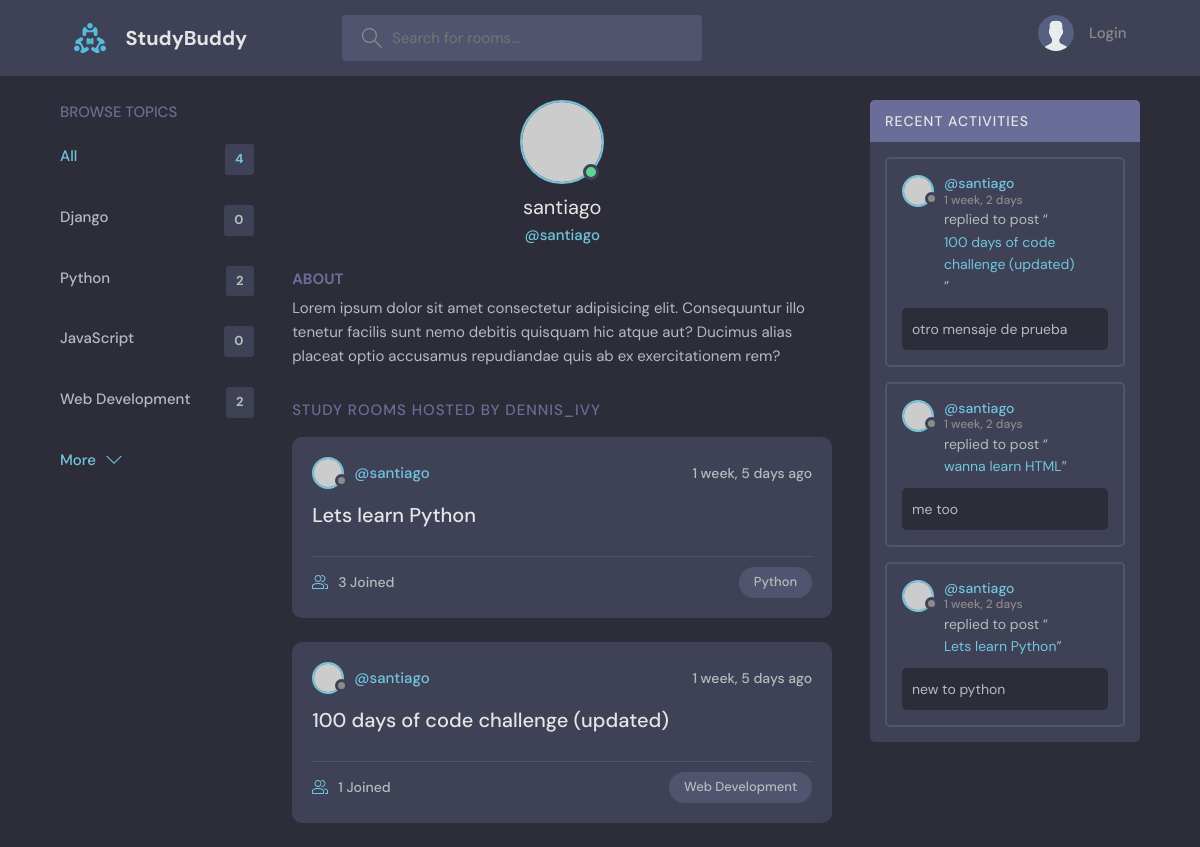
The page /profile/1 on the database as committed earlier.
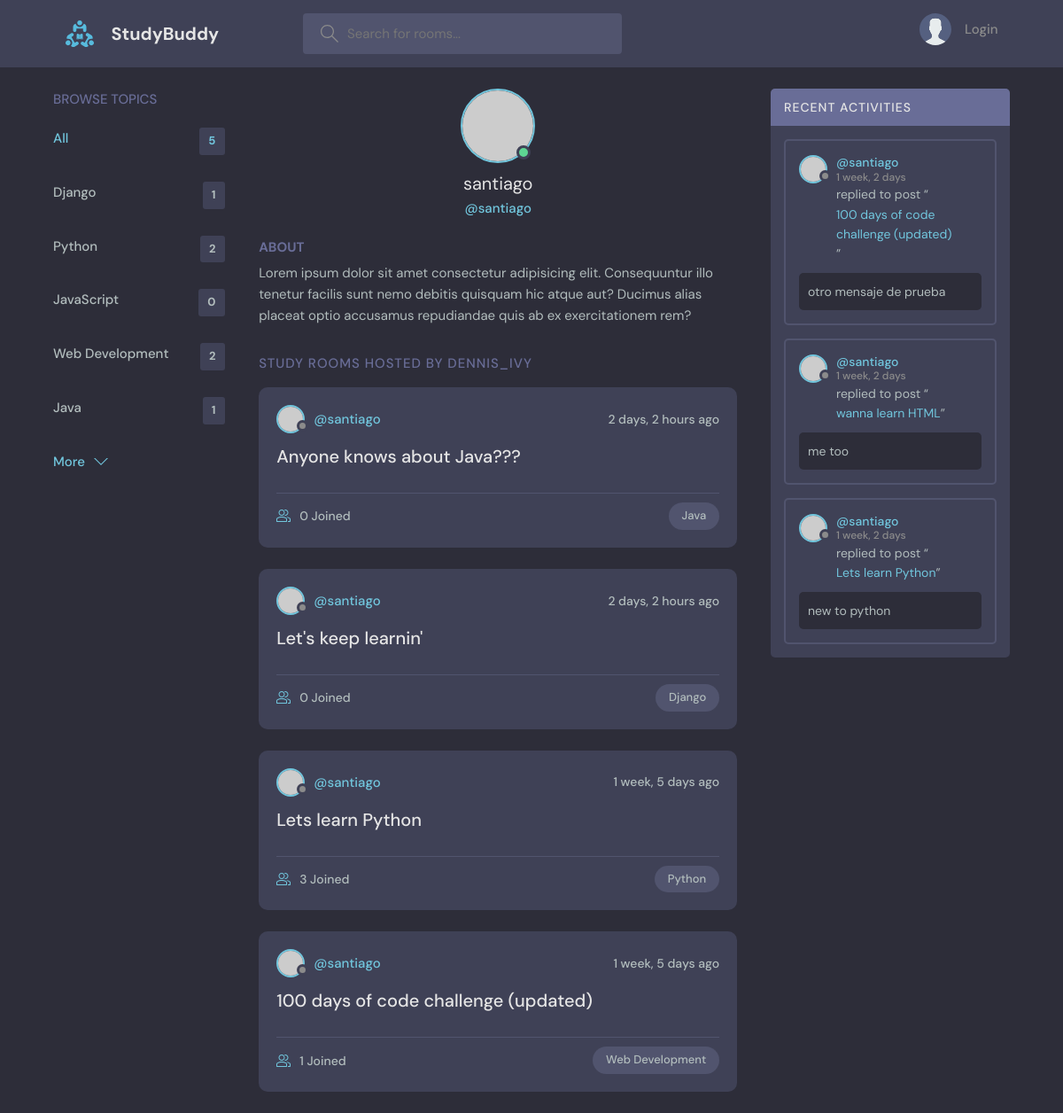
The same page on the database as committed later.
### base/models.py (models this page shows, shortened)
class Topic(models.Model):
    name = models.CharField(max_length=200)

class Room(models.Model): #hijo de Topic
    host = models.ForeignKey(User, on_delete=models.SET_NULL, null=True)
    topic = models.ForeignKey(Topic, on_delete=models.SET_NULL, null=True)
    name = models.CharField(max_length=200,default='')
    description = models.TextField(null=True, blank=True)
    participants = models.ManyToManyField(User, related_name='participants',blank=True) #se usa related_name porque User ya esta usado en la linea host
    updated = models.DateTimeField(auto_now=True)
    created = models.DateTimeField(auto_now_add=True) # a diferencia de auto_now, cuando se guarda sólo queda la fecha de creacion
    class Meta: # esto es para darle orden a los posteos de create_room
        ordering = ['-updated','-created'] # el - es para reversed
    def __str__(self):
        return self.name

class Message(models.Model):
    user = models.ForeignKey(User, on_delete=models.CASCADE,)
    room = models.ForeignKey(Room, on_delete=models.CASCADE) # cuando borro la DB Room, tmb borra los models hijos (CASCADE)
    body = models.TextField()
    updated = models.DateTimeField(auto_now=True)
    created = models.DateTimeField(auto_now_add=True)
    class Meta: # esto es para darle orden a los posteos de create_room
        ordering = ['-updated','-created'] # el - es para reversed

### base/views.py (the view)
# urls.py: path('profile/<str:pk>',views.user_profile, name='user-profile'),
def user_profile(request,pk):
    user = User.objects.get(id=pk)
    rooms = user.room_set.all()
    room_messages = user.message_set.all()
    topics = Topic.objects.all()
    context={'user':user,'rooms':rooms,
            'room_messages':room_messages,'topics':topics}
    return render(request,'base/profile.html',context)

### base/templates/base/profile.html (shortened to what this page needs)
{% extends 'main.html' %}
{% block content %}
  <main class="profile-page layout layout--3">
    <div class="container">
      {% include 'base/topics_component.html' %}
      <div class="roomList">
        <div class="profile">
          <div class="profile__avatar">
            <div class="avatar avatar--large active">
              <img src="https://randomuser.me/api/portraits/men/11.jpg" />
            </div>
          </div>
          <div class="profile__info">
            <h3>{{user.username}}</h3>
            <p>@{{user.username}}</p>
          </div>
          <div class="profile__about">
            <h3>About</h3>
            <p>
              Lorem ipsum dolor sit amet consectetur adipisicing elit. Consequuntur illo tenetur
              facilis sunt nemo debitis quisquam hic atque aut? Ducimus alias placeat optio
              accusamus repudiandae quis ab ex exercitationem rem?
            </p>
          </div>
        </div>
        <div class="roomList__header">
          <div>
            <h2>Study Rooms Hosted by dennis_ivy</a>
            </h2>
          </div>
        </div>
        {% include 'base/feed_component.html' %}
      </div>
      {% include 'base/activity_component.html' %}
    </div>
  </main>
{% endblock %}

### templates/main.html (shortened to what this page needs)
<!DOCTYPE html>
{% load static %}
<html lang="en">
  <head>
    <link rel="stylesheet" href='{% static "styles/style.css" %}'/>
  </head>
  <body>
    {% include 'navbar.html' %}
    {% block content %}{% endblock %}
  </body>
</html>

### templates/navbar.html (shortened to what this page needs)
{% load static %}
<header class="header header--loggedIn">
    <div class="container">
      <a href="{% url 'home' %}" class="header__logo">
        <img src="{% static 'images/logo.svg' %}" />
        <h1>StudyBuddy</h1>
      </a>
      <form class="header__search" method="GET" action="{% url 'home' %}">
        <label>
          <input name="q" placeholder="Search for rooms..." />
        </label>
      </form>
      <nav class="header__menu">
        {% if request.user.is_authenticated %}
        <div class="header__user">
          <a href="{% url 'update-user' %}">
            <div class="avatar avatar--medium active">
              <img src="https://randomuser.me/api/portraits/men/37.jpg" />
            </div>
            <p>{{request.user.username}} <span>@{{request.user.username}}</span></p>
          </a>
          <button class="dropdown-button">
            <svg version="1.1" xmlns="http://www.w3.org/2000/svg" width="32" height="32" viewBox="0 0 32 32">
              <title>chevron-down</title>
              <path d="M16 21l-13-13h-3l16 16 16-16h-3l-13 13z"></path>
            </svg>
          </button>
        </div>
        {% else %}
        <a href="{% url 'login' %}">
          <img src="{% static 'images/avatar.svg' %}" />
          <p>Login</p>
        </a>
        {% endif %}
      </nav>
    </div>
  </header>
<!DOCTYPE html>
<html lang="en">
<head>
</head>
<body>
</body>
</html>

### base/templates/base/topics_component.html
<div class="topics">
    <div class="topics__header">
      <h2>Browse Topics</h2>
    </div>
    <ul class="topics__list">
      <li>
        <a href="{% url 'home' %}" class="active">All <span>{{topics.count}}</span></a>
      </li>
      {% for topic in topics %}
      <li>
        <a href="{% url 'home' %}?q={{topic.name}}">{{topic.name}}<span>{{topic.room_set.all.count}}</span></a>
      </li>
      {% endfor %}
    </ul>
    <a class="btn btn--link" href="topics.html">
      More
      <svg version="1.1" xmlns="http://www.w3.org/2000/svg" width="32" height="32" viewBox="0 0 32 32">
        <title>chevron-down</title>
        <path d="M16 21l-13-13h-3l16 16 16-16h-3l-13 13z"></path>
      </svg>
    </a>
  </div>

### base/templates/base/feed_component.html (shortened to what this page needs)
<!DOCTYPE html>
<html lang="en">
<head>
</head>
<body>
{% for room in rooms %}
<div class="roomListRoom">
    <div class="roomListRoom__header">
      <a href="{% url 'user-profile' room.host.id %}" class="roomListRoom__author">
        <div class="avatar avatar--small">
          <img src="https://randomuser.me/api/portraits/women/11.jpg" />
        </div>
        <span>@{{room.host.username}}</span>
      </a>
      <div class="roomListRoom__actions">
        <span>{{room.created|timesince}} ago</span>
      </div>
    </div>
    <div class="roomListRoom__content">
      <a href="{% url 'room' room.id %}">{{room.name}}</a>
    </div>
    <div class="roomListRoom__meta">
      <a href="{% url 'room' room.id %}" class="roomListRoom__joined">
        {{room.participants.all.count}} Joined
      </a>
      <p class="roomListRoom__topic">{{room.topic.name}}</p>
    </div>
</div>
{% endfor %}
</body>
</html>

### base/templates/base/activity_component.html (shortened to what this page needs)
<!DOCTYPE html>
<html lang="en">
<head>
</head>
<div class="activities">
    <div class="activities__header">
      <h2>Recent Activities</h2>
    </div>
    {% for message in room_messages %}
    <div class="activities__box">
      <div class="activities__boxHeader roomListRoom__header">
        <a href="{% url 'user-profile' message.user.id %}" class="roomListRoom__author">
          <div class="avatar avatar--small">
            <img src="https://randomuser.me/api/portraits/women/11.jpg" />
          </div>
          <p>
            @{{message.user}}
            <span>{{message.created|timesince}}</span>
          </p>
        </a>
      </div>
      <div class="activities__boxContent">
        <p>replied to post “<a href="{% url 'room' message.room.id %}">{{message.room}}</a>”</p>
        <div class="activities__boxRoomContent">
          {{message.body}}
        </div>
      </div>
    </div>
    {% endfor %}
  </div>
</html>

Rows that differ between the two databases and show on the page:
computed for Topic "Django": room_set.all.count "0" → "1"
added Topic: name "Java", room_set.all.count "1"
added Room: host.username "santiago", created "2 days, 2 hours", name "Anyone knows about Java???", participants.all.count "0", topic.name "Java"
added Room: host.username "santiago", created "2 days, 2 hours", name "Let's keep learnin'", participants.all.count "0", topic.name "Django"
Other text that changed with them:
{{ topics.count }}: "4" → "5"
